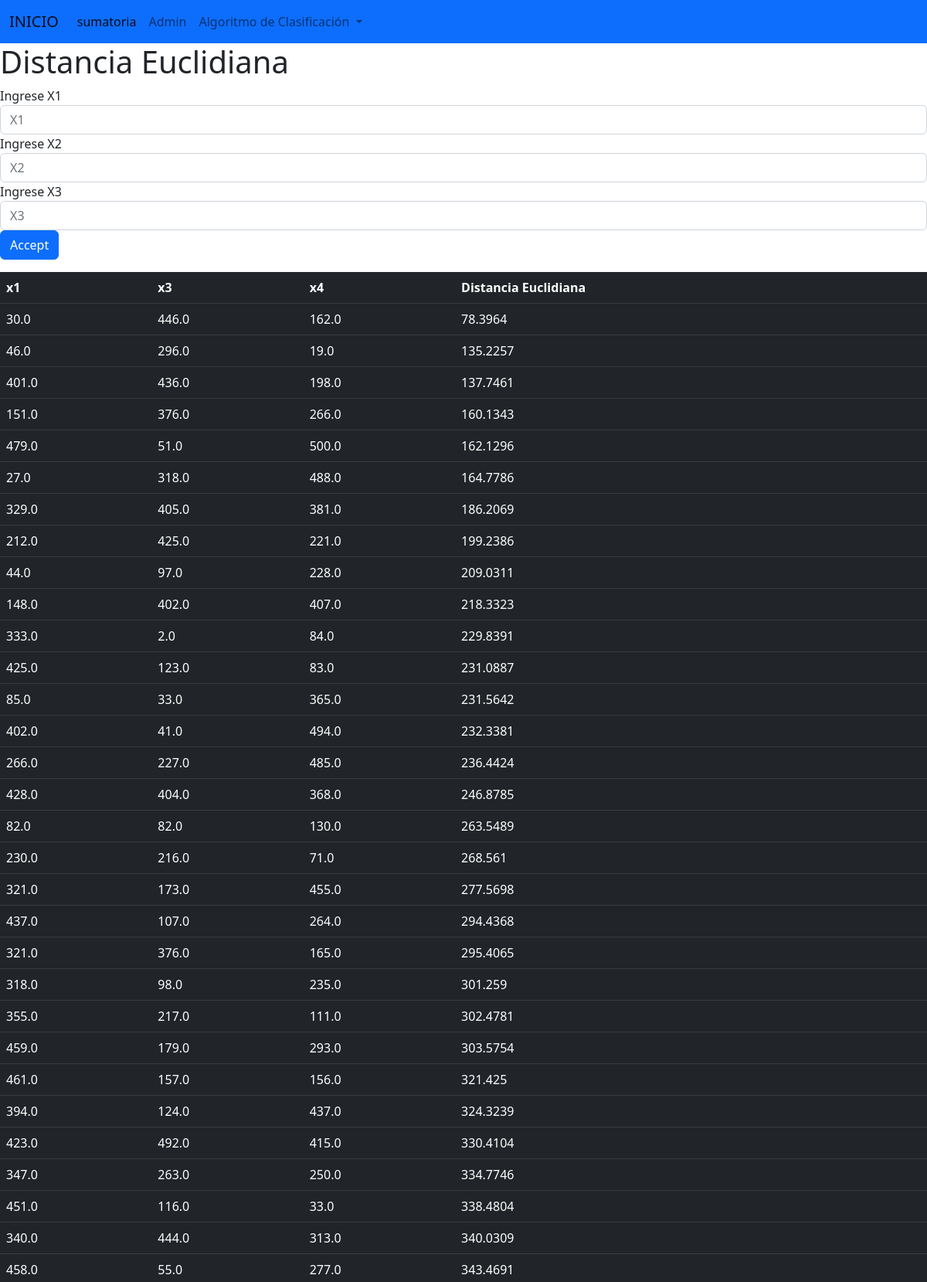
/algoritmo1/ (upper part), run on the app's committed database.
### daddy/models.py (models this page shows, shortened)
class Datos(models.Model):
    x1 = models.FloatField()
    x2 = models.TextField()
    x3 = models.FloatField()
    x4 = models.FloatField()

### daddy/views.py (the view)
# urls.py: path('algoritmo1/', views.algKNN, name='algoritmo1'),
def algKNN(request):
    x1 = random.randint(1,500)
    x2 = random.randint(1,500)
    x3 = random.randint(1,500)
    df = Datos.objects.all()
    ldis = distanciaEu(df,x1,x2,x3)
    ldis = sorted(ldis)
    contexto = zip(df,ldis)
    return render(request, 'daddy/algoritmo1.html', {'contexto':contexto})

### daddy/views.py (called while the page is built)
def distanciaEu(df,x1,x2,x3):
    ldist = []
    for i in df:
        dis = (x1 - i.x1)**2+(x2 - i.x3)**2+(x3 - i.x4)**2
        raiz = round(math.sqrt(dis),4)
        ldist.append(raiz)
    return ldist

### daddy/templates/daddy/algoritmo1.html (shortened to what this page needs)
<!DOCTYPE html>
<html lang="en">
    <head>
        <link href="https://cdn.jsdelivr.net/npm/bootstrap@5.2.1/dist/css/bootstrap.min.css" rel="stylesheet">
    </head>
   <body background="https://img.freepik.com/free-vector/gradient-network-connection-background_23-2148865392.jpg?w=740&t=st=1668660123~exp=1668660723~hmac=865c86ab3d429451009cf8f34804d3a2983c43f298215717f87d8fa2a69695f0">
    <nav class="navbar navbar-expand-lg bg-primary">
      <div class="container-fluid">
        <a class="navbar-brand" href="{% url 'index' %}">INICIO</a>
        <div class="collapse navbar-collapse" id="navbarNavDropdown">
          <ul class="navbar-nav">
            <li class="nav-item">
              <a class="nav-link active" aria-current="page" href="{% url 'daddy' %}">sumatoria</a>
            </li>
            <li class="nav-item">
              <a class="nav-link" href="http://127.0.0.1:8000/admin/">Admin</a>
            </li>
            <li class="nav-item dropdown">
              <a class="nav-link dropdown-toggle" href="#" role="button" data-bs-toggle="dropdown" aria-expanded="false">
                Algoritmo de Clasificación
              </a>
            </li>
          </ul>
        </div>
      </div>
    </nav>
        <h1>Distancia Euclidiana</h1>
        <table class="table table-striped">
  <thead>
<form>
  <div class="form-group">
    <label for="exampleInputPassword1">Ingrese X1</label>
    <input type="text" class="form-control" id="inputx1" placeholder="X1">
  </div>
  <div class="form-group">
    <label for="exampleInputPassword1">Ingrese X2</label>
    <input type="text" class="form-control" id="inputx2" placeholder="X2">
  </div>
  <div class="form-group">
    <label for="exampleInputPassword1">Ingrese X3</label>
    <input type="text" class="form-control" id="inputx3" placeholder="X3">
  </div>
  <button type="submit" class="btn btn-primary">Accept</button>
</form>
<table class="table table-dark">
  <thead>
    <tr>
      <th scope="col">x1</th>
      <th scope="col">x3</th>
      <th scope="col">x4</th>
      <th scope="col">Distancia Euclidiana</th>
    </tr>
  </thead>
  <tbody>
    <tr>
    {% for var,distanciaEu in contexto %}
      <td>{{var.x1}}</td>
      <td>{{var.x3}}</td>
      <td>{{var.x4}}</td>
      <td>{{distanciaEu}}</td>
    </tr>
  </tbody>
  {% endfor %}
</table>
</body>
</html>

### data on the page
Datos: x1 "30.0", x3 "446.0", x4 "162.0", distanciaEu "78.3964"
Datos: x1 "46.0", x3 "296.0", x4 "19.0", distanciaEu "135.2257"
Datos: x1 "401.0", x3 "436.0", x4 "198.0", distanciaEu "137.7461"
Datos: x1 "151.0", x3 "376.0", x4 "266.0", distanciaEu "160.1343"
Datos: x1 "479.0", x3 "51.0", x4 "500.0", distanciaEu "162.1296"
Datos: x1 "27.0", x3 "318.0", x4 "488.0", distanciaEu "164.7786"
Datos: x1 "329.0", x3 "405.0", x4 "381.0", distanciaEu "186.2069"
Datos: x1 "212.0", x3 "425.0", x4 "221.0", distanciaEu "199.2386"
Datos: x1 "44.0", x3 "97.0", x4 "228.0", distanciaEu "209.0311"
Datos: x1 "148.0", x3 "402.0", x4 "407.0", distanciaEu "218.3323"
Datos: x1 "333.0", x3 "2.0", x4 "84.0", distanciaEu "229.8391"
Datos: x1 "425.0", x3 "123.0", x4 "83.0", distanciaEu "231.0887"
Datos: x1 "85.0", x3 "33.0", x4 "365.0", distanciaEu "231.5642"
Datos: x1 "402.0", x3 "41.0", x4 "494.0", distanciaEu "232.3381"
Datos: x1 "266.0", x3 "227.0", x4 "485.0", distanciaEu "236.4424"
Datos: x1 "428.0", x3 "404.0", x4 "368.0", distanciaEu "246.8785"
Datos: x1 "82.0", x3 "82.0", x4 "130.0", distanciaEu "263.5489"
Datos: x1 "230.0", x3 "216.0", x4 "71.0", distanciaEu "268.561"
Datos: x1 "321.0", x3 "173.0", x4 "455.0", distanciaEu "277.5698"
Datos: x1 "437.0", x3 "107.0", x4 "264.0", distanciaEu "294.4368"
Datos: x1 "321.0", x3 "376.0", x4 "165.0", distanciaEu "295.4065"
Datos: x1 "318.0", x3 "98.0", x4 "235.0", distanciaEu "301.259"
Datos: x1 "355.0", x3 "217.0", x4 "111.0", distanciaEu "302.4781"
Datos: x1 "459.0", x3 "179.0", x4 "293.0", distanciaEu "303.5754"
Datos: x1 "461.0", x3 "157.0", x4 "156.0", distanciaEu "321.425"
Datos: x1 "394.0", x3 "124.0", x4 "437.0", distanciaEu "324.3239"
Datos: x1 "423.0", x3 "492.0", x4 "415.0", distanciaEu "330.4104"
Datos: x1 "347.0", x3 "263.0", x4 "250.0", distanciaEu "334.7746"
Datos: x1 "451.0", x3 "116.0", x4 "33.0", distanciaEu "338.4804"
Datos: x1 "340.0", x3 "444.0", x4 "313.0", distanciaEu "340.0309"
Datos: x1 "458.0", x3 "55.0", x4 "277.0", distanciaEu "343.4691"
